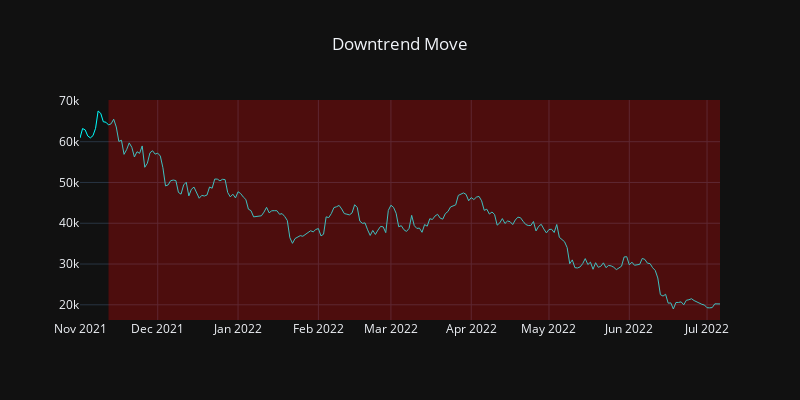

This figure's notebook cell:
### Markdown cell above
Toward the end of November 2021 to current date, The price began to move lower and lower decreasing from ALL TIME HIGH price at 67500 to around 20000 (currently) or losing value 70% since all time high.

### Code cell
# Downtrend plot

downtrend = df['2021-11-01' :'2022-07-10']

# Line chart
fig = go.Figure()
fig.add_trace(go.Scatter(x=downtrend.index,
                y=downtrend['close'])) 
fig.update_traces(line_color='Cyan', line_width=1)   # Set color for line chart

# Add color
fig.add_vrect(x0="2021-11-12", x1="2022-07-06", 
              fillcolor="red", opacity=0.25, line_width=0)

# Layout setting
fig.update_layout(title_text='Downtrend Move', title_x=0.5)
fig.update_layout(template='plotly_dark')
fig.update_layout(width=800, height=400)
fig.show()

### Figure 1 — Plotly figure (JSON) as saved in the notebook; plotly's stock layout.template omitted (floating-point values rounded to 4 significant figures; data arrays with more than 128 entries replaced by an {"elided": "..."} marker saying what was removed)
{"data": [{"line": {"color": "Cyan", "width": 1}, "type": "scatter", "x": {"elided": "248 str values"}, "y": {"elided": "248 float values"}}], "layout": {"height": 400, "shapes": [{"fillcolor": "red", "line": {"width": 0}, "opacity": 0.25, "type": "rect", "x0": "2021-11-12", "x1": "2022-07-06", "xref": "x", "y0": 0, "y1": 1, "yref": "y domain"}], "title": {"text": "Downtrend Move", "x": 0.5}, "width": 800}}
